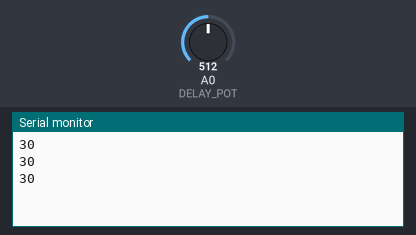
Bench run of a sketch on a simulated Arduino Uno, built with avr-gcc and run on an emulated ATmega328P. Parts: the last lines printed to the serial monitor. The test bench sets the inputs (shaded band); at power-on: A0 (DELAY_POT) = 512.

Above: at 1.3 s.
1.4 s: A0 (DELAY_POT) set to 716
At 1.9 s:
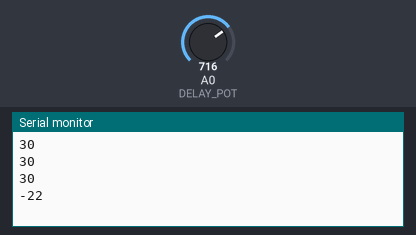
2.9 s: A0 (DELAY_POT) set to 900
At 3.4 s:
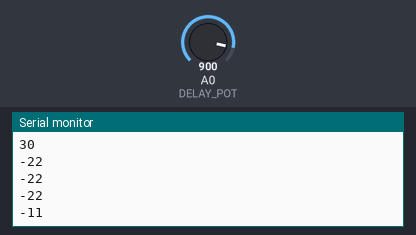
Timing chart, 0 to 5.9 s (numbered marks = the images above; inputs shaded):
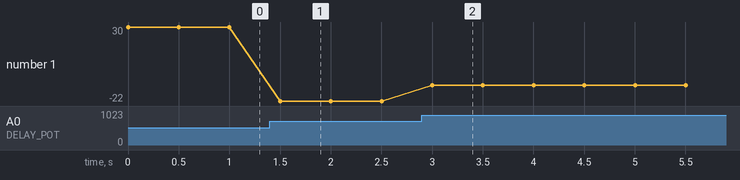

Measured:
- after the input at 1.4 s, the serial monitor: prints a new line after 0.10 s (image 1)
- after the input at 2.9 s, the serial monitor: prints a new line after 0.10 s (image 2)
- plotted number 1: 30 → -22 after the input at 1.4 s, -22 → -11 after the input at 2.9 s

The sketch:

sketch.ino
```cpp
const uint8_t OUTPUT_PIN = 6;
// Need 1 to 60 second -> delay(1000) to delay(1000 * 60)
uint8_t DELAY_POT = A0;

void setup() {
  Serial.begin(9600);
  pinMode(DELAY_POT,INPUT);
}

void loop() {
  int val =  analogRead(DELAY_POT);

  Serial.println((val  * 60 ) / 1000);
  delay(500);
 }
```
